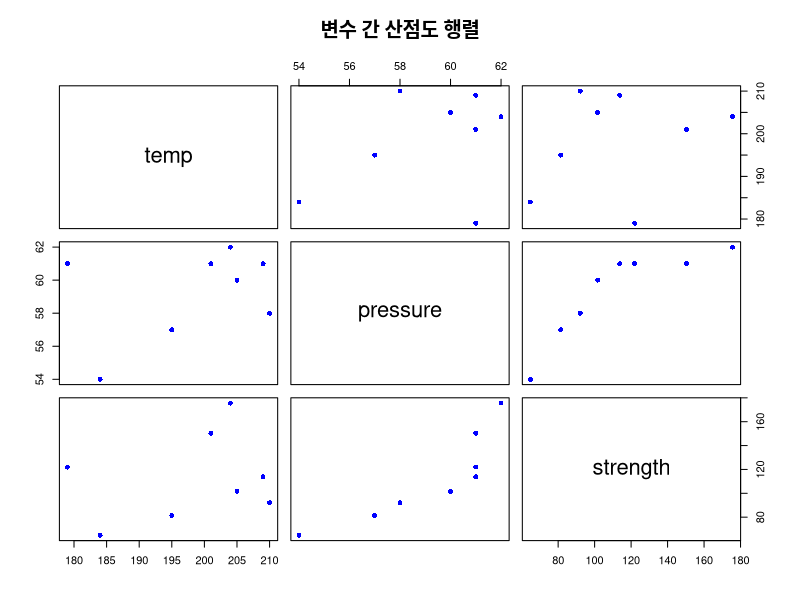
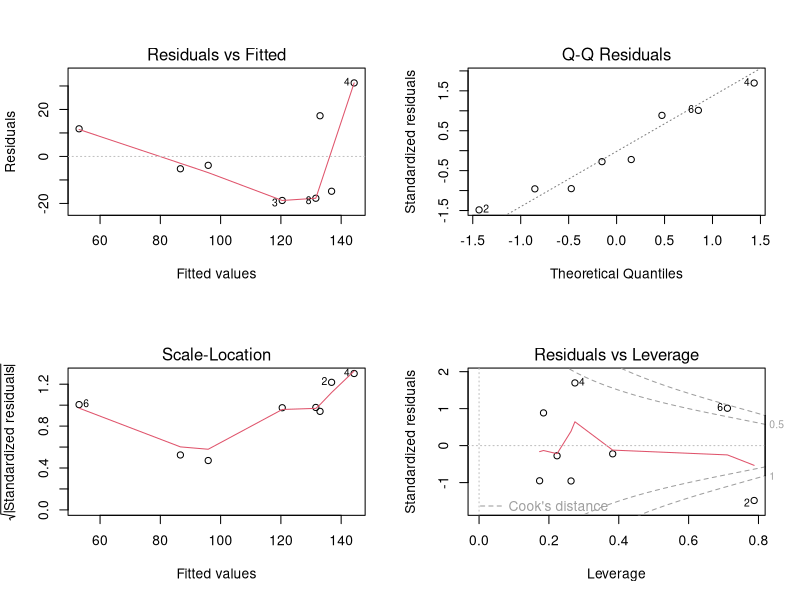

Source code (R) for these figures, in order:
# 공정온도, 공정압력, 강도 간의 중회귀분석
# 문제: 공정온도(X₁)와 공정압력(X₂)이 제품 강도(Y)에 미치는 영향 분석

# 데이터 입력
temp <- c(195, 179, 205, 204, 201, 184, 210, 209)  # 공정온도(X₁), 단위: °C
pressure <- c(57, 61, 60, 62, 61, 54, 58, 61)      # 공정압력(X₂), 단위: psi
strength <- c(81.4, 122.0, 101.7, 175.6, 150.3, 64.8, 92.1, 113.8)  # 강도(Y), 단위: kg/cm²

# 데이터프레임 생성
process_data <- data.frame(temp = temp, pressure = pressure, strength = strength)
print("데이터:")
print(process_data)
print("\n")

# 산점도 행렬 - 변수 간 관계 시각화
par(mfrow = c(1, 1))
pairs(process_data, 
      main = "변수 간 산점도 행렬", 
      pch = 16, 
      col = "blue")

# 상관계수 확인
cor_matrix <- cor(process_data)
print("상관계수 행렬:")
print(cor_matrix)
print("\n")

# 1) 선형회귀모형 추정
model <- lm(strength ~ temp + pressure, data = process_data)
model_summary <- summary(model)
print("중회귀분석 결과:")
print(model_summary)

# 모형 계수 출력
beta0 <- coef(model)[1]  # 절편
beta1 <- coef(model)[2]  # 공정온도(X₁)의 계수
beta2 <- coef(model)[3]  # 공정압력(X₂)의 계수

cat("\n추정된 회귀모형: Y =", round(beta0, 2), "+", round(beta1, 2), "X₁ +", round(beta2, 2), "X₂\n\n")
cat("해석:\n")
cat("- 공정온도(X₁)가 1°C 증가할 때, 다른 변수가 일정하면 강도는 평균적으로", round(beta1, 2), "kg/cm² 변화합니다.\n")
cat("- 공정압력(X₂)가 1psi 증가할 때, 다른 변수가 일정하면 강도는 평균적으로", round(beta2, 2), "kg/cm² 변화합니다.\n\n")

# 2) 오차분산(σ²)을 MSE로 추정하고, 계수의 분산 추정
mse <- sum(model$residuals^2) / model$df.residual
var_beta <- vcov(model)  # 계수의 분산-공분산 행렬

cat("오차분산(σ²) 추정값(MSE):", round(mse, 2), "\n")
cat("Var[β₀] 추정값:", round(var_beta[1,1], 4), "\n")
cat("Var[β₁] 추정값:", round(var_beta[2,2], 4), "\n")
cat("Var[β₂] 추정값:", round(var_beta[3,3], 4), "\n\n")

# 3) X₁=200°C, X₂=59psi에서 평균 제품 강도 추정 및 분산 계산
new_data <- data.frame(temp = 200, pressure = 59)
predicted_strength <- predict(model, newdata = new_data, interval = "confidence")

cat("X₁=200°C, X₂=59psi일 때:\n")
cat("평균 제품 강도 추정값(Ŷ):", round(predicted_strength[1], 2), "kg/cm²\n")

# 예측값의 분산 계산
X_new <- c(1, 200, 59)  # 절편, X₁, X₂
var_pred <- t(X_new) %*% var_beta %*% X_new
cat("추정된 평균 강도의 분산:", round(var_pred, 4), "\n")
cat("추정된 평균 강도의 표준오차:", round(sqrt(var_pred), 4), "\n\n")

# 4) 분산분석표 작성 및 F-검정 결과 해석
anova_result <- anova(model)
print("분산분석표:")
print(anova_result)

# 전체 모형의 F-검정
f_value <- model_summary$fstatistic[1]
p_value <- pf(f_value, model_summary$fstatistic[2], model_summary$fstatistic[3], lower.tail = FALSE)

cat("\nF-통계량:", round(f_value, 4), "\n")
cat("p-value:", format(p_value, digits = 4), "\n")
cat("유의수준 α=0.05에서 회귀모형이", ifelse(p_value < 0.05, "유의함", "유의하지 않음"), "\n\n")
cat("해석: F-통계량의 p-value가", ifelse(p_value < 0.05, "0.05보다 작으므로 회귀모형이 통계적으로 유의합니다.", "0.05보다 크므로 회귀모형이 통계적으로 유의하지 않습니다."), "\n")
cat("      즉, 공정온도와 공정압력 중 적어도 하나는 제품 강도에 유의한 영향을 미칩니다.\n\n")

# 5) 표준화된 중회귀방정식 구하기
# 각 변수 표준화
temp_std <- scale(temp)
pressure_std <- scale(pressure)
strength_std <- scale(strength)

# 표준화된 데이터로 회귀분석
model_std <- lm(strength_std ~ temp_std + pressure_std)
beta_std <- coef(model_std)

cat("표준화된 중회귀방정식: Z_Y =", round(beta_std[2], 4), "Z_X₁ +", round(beta_std[3], 4), "Z_X₂\n\n")
cat("해석:\n")
cat("- 공정온도(X₁)가 표준편차 1단위 증가할 때, 강도는 평균적으로", round(beta_std[2], 4), "표준편차만큼 변화합니다.\n")
cat("- 공정압력(X₂)가 표준편차 1단위 증가할 때, 강도는 평균적으로", round(beta_std[3], 4), "표준편차만큼 변화합니다.\n")
cat("- 표준화 계수의 크기를 비교하면, 강도에", ifelse(abs(beta_std[2]) > abs(beta_std[3]), "공정온도가 더 큰", "공정압력이 더 큰"), "영향을 미치는 것으로 볼 수 있습니다.\n\n")

# 잔차 분석 그래프
par(mfrow = c(2, 2))
plot(model)

# 추가 해석 및 결론
cat("=== 종합 해석 ===\n")
cat("1. 모형 적합도: 결정계수(R²)는", round(model_summary$r.squared, 4), "로, 공정온도와 공정압력이 강도 변동의 약", 
    round(model_summary$r.squared * 100, 1), "%를 설명합니다.\n")
cat("2. 유의성: 전체 모형은", ifelse(p_value < 0.05, "통계적으로 유의합니다.", "통계적으로 유의하지 않습니다."), "\n")
cat("   - 공정온도(X₁):", ifelse(summary(model)$coefficients[2,4] < 0.05, "유의함", "유의하지 않음"), 
    "(p-value =", round(summary(model)$coefficients[2,4], 4), ")\n")
cat("   - 공정압력(X₂):", ifelse(summary(model)$coefficients[3,4] < 0.05, "유의함", "유의하지 않음"), 
    "(p-value =", round(summary(model)$coefficients[3,4], 4), ")\n")
cat("3. 표준화 계수를 통해", ifelse(abs(beta_std[2]) > abs(beta_std[3]), "공정온도가", "공정압력이"), 
    "강도에 더 큰 영향을 미치는 것으로 볼 수 있습니다.\n")
